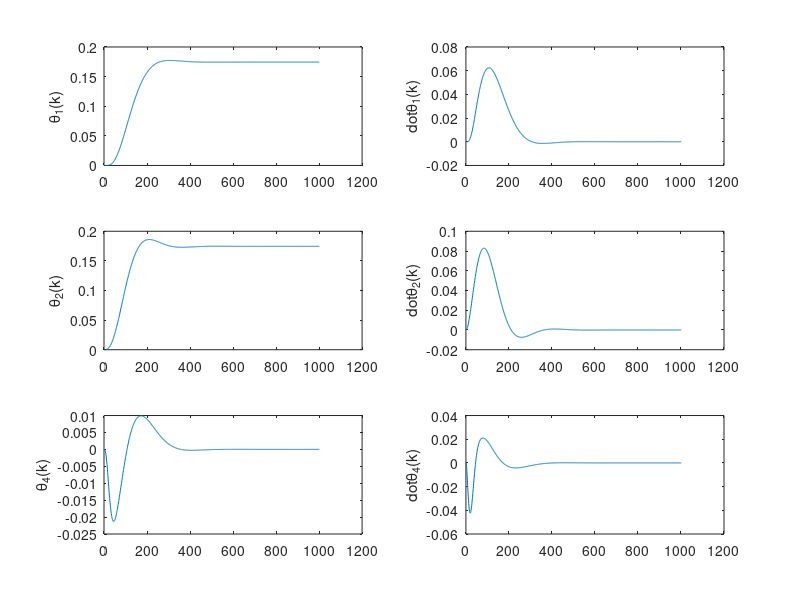
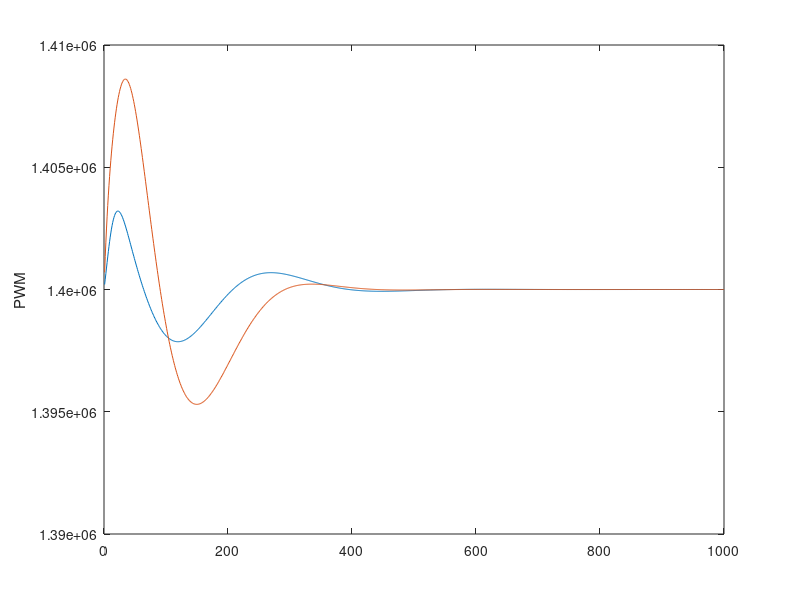

These charts were generated, in order, by the following MATLAB code:
%%%%%%%%%%%%%%%%  Bench Altitude Control %%%%%%%%%%%%%%%%%%
%%%%%%%%%%%%%%%%% Author: Felipe Machini %%%%%%%%%%%%%%%%%%
%%%%% Bench altitude control using LQR technique %%%%%%%%%%
%%%%%%%%%%%%%%%%%%%%%%%%%%%%%%%%%%%%%%%%%%%%%%%%%%%%%%%%%%%

clear all; close all; clc;

% Test Bench Properties
% Mission -> 1<k<700 -> Theta2_ref = 18.2 (deg)
%           -> 701<k<2000 -> Theta1_ref = 20.0 (deg)
Iz1 = 0.2876;Iz2 = 0.001; Iz3 = 0; Iz4 = 0.0135;
g = 9.81;

% Test Bench Properties
a = 0.0187;
b = 0.0495;
c = 0.6925;
Iyy2 = 0.289;
m2 = 0.154;
m3 = 0.115;
m4 = 0.600; % bicopter mass
l3 = 0.173;
l2 = 0.605;
L1 = 0.225;
L2 = 0.225;
Bar_mom_inertia = 1/12*((1.47*1.3)*0.85)*1.3^2; %Estimated from material properties
m_counter_weight = 1.7;
l4 = 0.33;
den2 = Iyy2 + 1/4 * l3^2* m2 + l2^2*(m2+m3+m4) + l4^2*m_counter_weight;
den1 = l2^2*(m2+m3+m4)+Iz1+Iz2+Iz3+Iz4 + l4^2*m_counter_weight;

% Linear State Space Model
% x = [Theta1 Theta2 Theta4 Theta1_dot Theta2_dot Theta4_dot]
% expanded state vector (including error) z = [(x1ref-x1) (x2ref-x2) x_dot]
%a1 = (l4*g*m_counter_weight-l2*g*(m2+m3+m4))/den1;
a1 = -3.4*l2/den1; %based on the trimming motor thrust
Ac= [0 0 0 1 0 0;
     0 0 0 0 1 0;
     0 0 0 0 0 1;
     0 0 a1 0 0 0;
     0 0 0 0 0 0;
     0 0 -c/a 0 0 -b/a];

b1 = l2/den2;

Bc= [0 0;
    0 0;
    0 0;
    0 0;
    b1 b1;
    (L1)/(a), -(L2)/(a)];

Cc = [1 0 0 0 0 0
      0 1 0 0 0 0]; 
  
Aa = [zeros(2,2) Cc;
      zeros(6,2) Ac];

Bb = [zeros(2,2);Bc];
%  B= [0;
%      (L1+L2)/a]; % considerando apenas uma entrada: forca f aplicada + no motor 1 e - no motor 2
D = 0;
sysC = ss(Aa,Bb,eye(size(Aa)),D);

% Discrete time state space model
T = 0.02;%(s)
sysD = c2d(sysC,T);
A = sysD.A;
B = sysD.B;
C = sysD.C;
D = sysD.D;

% Designing LQR tracking Controler
qe = [1 3];
qa = [0.8 0.05 0.01];
qv = [0.8 0.5 0.2];
Qr = diag([qe qa qv]);
Rr = diag([1 1]) ;

Kc = dlqr(A,B,Qr,Rr);
Kp = Kc(:,1:2)
Kx = Kc(:, 3:end)

% Simulation
Ad = A(3:end,3:end);
Bd = B(3:end,:);
xref = [10; 10]*pi/180; %reference position (rad)
dt = 0.02; %sampling time
numit = 1000;
x = zeros(6,numit);
x(:,1) = [0 0 0 0 0 0]*pi/180;
u = zeros(2,numit);
duty = u;
int_e=[0;0];
trimForce = 0.0917*40 - 1.39;
for i = 1:numit
    
    e = xref - Cc*x(:,i);
    int_e = int_e + e*dt;
    u(:,i) = Kp*int_e - Kx*x(:,i);
    
    x(:,i+1) = Ad*x(:,i) + Bd*u(:,i);
    
    
    duty(:,i) = 1000000 + (u(:,i) + 1.39 + trimForce)*10000/0.0917;
end

dlmwrite('Kx.txt',Kx,'delimiter',' ');
dlmwrite('Kp.txt',Kp,'delimiter',' ');

figure
subplot(3,2,1)
plot(x(1,:))
ylabel('\theta_1(k)');
subplot(3,2,3)
plot(x(2,:))
ylabel('\theta_2(k)');
subplot(3,2,5)
plot(x(3,:))
ylabel('\theta_4(k)');
subplot(3,2,2)
plot(x(4,:))
ylabel('dot{\theta_1(k)}');
subplot(3,2,4)
plot(x(5,:))
ylabel('dot{\theta_2(k)}');
subplot(3,2,6)
plot(x(6,:))
ylabel('dot{\theta_4(k)}');
figure;plot(duty(1,:));hold on;plot(duty(2,:))
ylabel('PWM')